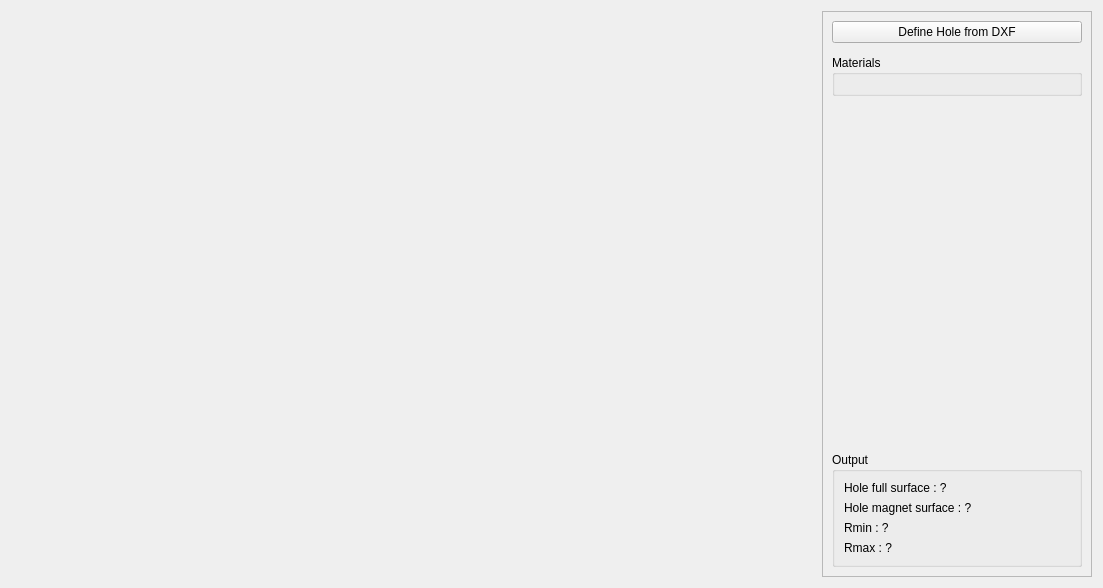
<?xml version="1.0" encoding="UTF-8"?>
<ui version="4.0">
 <class>PHoleMUD</class>
 <widget class="QWidget" name="PHoleMUD">
  <property name="geometry">
   <rect>
    <x>0</x>
    <y>0</y>
    <width>1103</width>
    <height>588</height>
   </rect>
  </property>
  <property name="minimumSize">
   <size>
    <width>740</width>
    <height>440</height>
   </size>
  </property>
  <property name="maximumSize">
   <size>
    <width>16777215</width>
    <height>16777215</height>
   </size>
  </property>
  <property name="windowTitle">
   <string>Form</string>
  </property>
  <layout class="QHBoxLayout" name="horizontalLayout">
   <item>
    <widget class="MPLCanvas2" name="w_viewer" native="true"/>
   </item>
   <item>
    <widget class="QScrollArea" name="scrollArea">
     <property name="minimumSize">
      <size>
       <width>270</width>
       <height>0</height>
      </size>
     </property>
     <property name="maximumSize">
      <size>
       <width>270</width>
       <height>16777215</height>
      </size>
     </property>
     <property name="widgetResizable">
      <bool>true</bool>
     </property>
     <widget class="QWidget" name="scrollAreaWidgetContents">
      <property name="geometry">
       <rect>
        <x>0</x>
        <y>0</y>
        <width>268</width>
        <height>564</height>
       </rect>
      </property>
      <layout class="QVBoxLayout" name="verticalLayout_2">
       <item>
        <widget class="QPushButton" name="b_dxf">
         <property name="text">
          <string>Define Hole from DXF</string>
         </property>
        </widget>
       </item>
       <item>
        <widget class="WPathSelectorV" name="w_path_json" native="true">
         <property name="sizePolicy">
          <sizepolicy hsizetype="Preferred" vsizetype="Preferred">
           <horstretch>0</horstretch>
           <verstretch>0</verstretch>
          </sizepolicy>
         </property>
        </widget>
       </item>
       <item>
        <widget class="QGroupBox" name="g_mat">
         <property name="title">
          <string>Materials</string>
         </property>
         <layout class="QVBoxLayout" name="g_mat_layout">
          <item>
           <widget class="WMatSelect" name="w_mat_0" native="true">
            <property name="minimumSize">
             <size>
              <width>100</width>
              <height>0</height>
             </size>
            </property>
           </widget>
          </item>
         </layout>
        </widget>
       </item>
       <item>
        <spacer name="verticalSpacer">
         <property name="orientation">
          <enum>Qt::Vertical</enum>
         </property>
         <property name="sizeHint" stdset="0">
          <size>
           <width>20</width>
           <height>179</height>
          </size>
         </property>
        </spacer>
       </item>
       <item>
        <widget class="QGroupBox" name="g_output">
         <property name="minimumSize">
          <size>
           <width>200</width>
           <height>0</height>
          </size>
         </property>
         <property name="title">
          <string>Output</string>
         </property>
         <layout class="QVBoxLayout" name="verticalLayout">
          <item>
           <widget class="QLabel" name="out_slot_surface">
            <property name="text">
             <string>Hole full surface : ?</string>
            </property>
           </widget>
          </item>
          <item>
           <widget class="QLabel" name="out_magnet_surface">
            <property name="text">
             <string>Hole magnet surface : ?</string>
            </property>
           </widget>
          </item>
          <item>
           <widget class="QLabel" name="out_Rmin">
            <property name="text">
             <string>Rmin : ?</string>
            </property>
           </widget>
          </item>
          <item>
           <widget class="QLabel" name="out_Rmax">
            <property name="text">
             <string>Rmax : ?</string>
            </property>
           </widget>
          </item>
         </layout>
        </widget>
       </item>
      </layout>
     </widget>
    </widget>
   </item>
  </layout>
 </widget>
 <customwidgets>
  <customwidget>
   <class>WPathSelectorV</class>
   <extends>QWidget</extends>
   <header>......GUI.Tools.WPathSelector.WPathSelectorV</header>
   <container>1</container>
  </customwidget>
  <customwidget>
   <class>MPLCanvas2</class>
   <extends>QWidget</extends>
   <header>......GUI.Tools.MPLCanvas</header>
   <container>1</container>
  </customwidget>
  <customwidget>
   <class>WMatSelect</class>
   <extends>QWidget</extends>
   <header>......GUI.Dialog.DMatLib.WMatSelect.WMatSelect.h</header>
   <container>1</container>
  </customwidget>
 </customwidgets>
 <resources>
  <include location="../../../../Resources/pyleecan.qrc"/>
  <include location="../../../../Resources/pyleecan.qrc"/>
 </resources>
 <connections/>
</ui>
